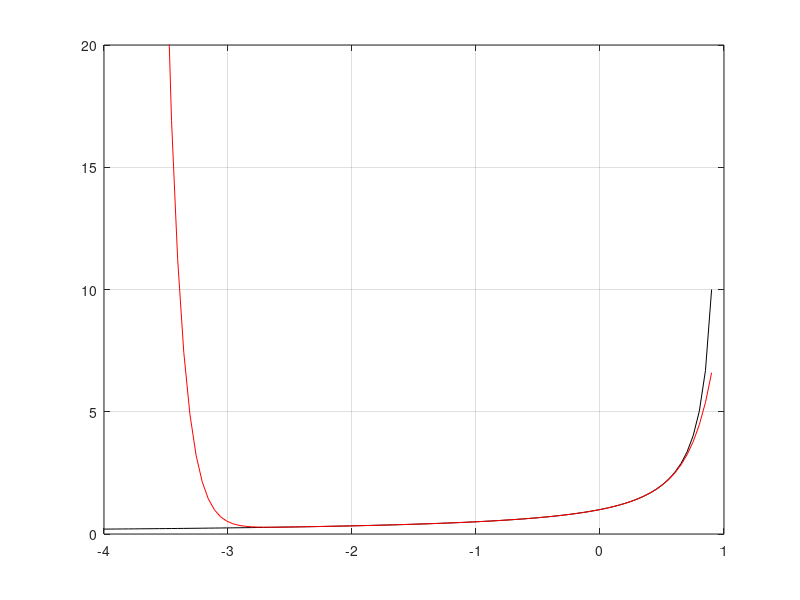

Here is the MATLAB script that generated this plot:
clear all
close all

%% f = 1/(1-x), Df = R\{1}

I = [-4,0.9];
N = 20;
x0 = -1;
DIM = 100;
x = linspace(I(1),I(2),DIM);

Tf = 0;
for k=0:N
    Tf = Tf + (x-x0).^k/(1-x0)^(k+1);
end

%%

plot(x,1./(1-x),'k-');
grid on
hold on
plot(x,Tf,'r-');
ylim([0,20])
